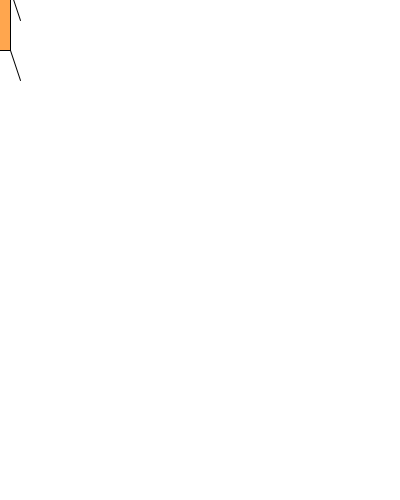
Frame 1 (no input)
Frame 60 (the mouse pressed at the canvas centre just before this capture): identical to frame 1, image omitted
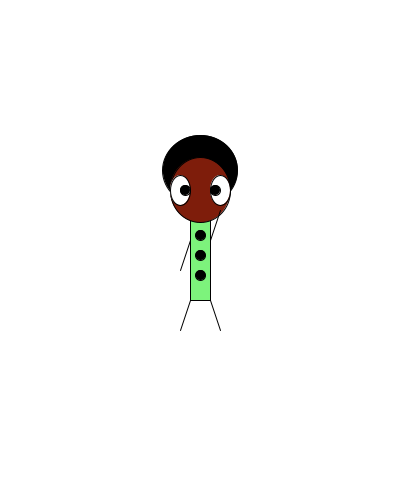
Frame 120 (the mouse held since frame 60 and released just before this capture)

The Processing sketch that drew these frames (run headless with seeded random() and noise(); from frame 60 on, the mouse is pressed at the canvas centre):

// Processing sketch: processing_125599
// ── processing_125599.pde


void setup() {
  size(400,500);

}
void draw() {
background(255);
  rectMode(CENTER);
  
  if(mousePressed) {
    rectMode(CENTER);
    fill(125,243,124);
    rect(mouseX,mouseY,20,100);
 fill(0);
  ellipse(mouseX+0.3,mouseY-80,75,70);
  ellipse(mouseX +0.5,mouseY-15,10,10);
ellipse(mouseX+0.5,mouseY+5,10,10);
ellipse(mouseX+0.5,mouseY+25,10,10);
fill(126,29,11);
ellipse(mouseX,mouseY -60,60,65);

fill(255);
ellipse(mouseX -20,mouseY-60,20,30);

fill(0);
ellipse(mouseX-15,mouseY-60,10,10);

fill(255);
ellipse(mouseX+20,mouseY-60,20,30);

fill(0);
ellipse(mouseX+15,mouseY-60,10,10);


}else{
      rectMode(CENTER);
    fill(255,166,78);
  rect(mouseX,mouseY,20,100);

fill(253,167,255);
ellipse(mouseX,mouseY -60,60,65);

fill(255);
ellipse(mouseX -20,mouseY-60,20,30);

fill(0);
ellipse(mouseX-15,mouseY-60,10,10);

fill(255);
ellipse(mouseX+20,mouseY-60,20,30);

fill(0);
ellipse(mouseX+15,mouseY-60,10,10);

} 


if(mousePressed) {
  line(mouseX+10,mouseY-10,mouseX+20,mouseY-40);
}else{
line(mouseX +10,mouseY-10,mouseX +20,mouseY +20);
}
line(mouseX-10,mouseY-10,mouseX -20,mouseY +20);
line(mouseX -10,mouseY +50,mouseX -20,mouseY+80);
line(mouseX +10, mouseY +50,mouseX+20,mouseY+80);
}
